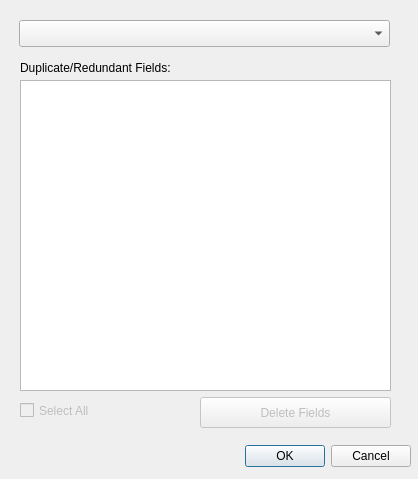
<?xml version="1.0" encoding="UTF-8"?>
<ui version="4.0">
 <class>DeleteDuplicatesDialogBase</class>
 <widget class="QDialog" name="DeleteDuplicatesDialogBase">
  <property name="geometry">
   <rect>
    <x>0</x>
    <y>0</y>
    <width>418</width>
    <height>479</height>
   </rect>
  </property>
  <property name="windowTitle">
   <string>Delete Duplicate Fields</string>
  </property>
  <widget class="QDialogButtonBox" name="button_box">
   <property name="geometry">
    <rect>
     <x>70</x>
     <y>440</y>
     <width>341</width>
     <height>32</height>
    </rect>
   </property>
   <property name="orientation">
    <enum>Qt::Horizontal</enum>
   </property>
   <property name="standardButtons">
    <set>QDialogButtonBox::Cancel|QDialogButtonBox::Ok</set>
   </property>
  </widget>
  <widget class="QPushButton" name="pushButton">
   <property name="enabled">
    <bool>false</bool>
   </property>
   <property name="geometry">
    <rect>
     <x>200</x>
     <y>397</y>
     <width>191</width>
     <height>31</height>
    </rect>
   </property>
   <property name="text">
    <string>Delete Fields</string>
   </property>
  </widget>
  <widget class="QLabel" name="label">
   <property name="geometry">
    <rect>
     <x>20</x>
     <y>60</y>
     <width>161</width>
     <height>16</height>
    </rect>
   </property>
   <property name="text">
    <string>Duplicate/Redundant Fields:</string>
   </property>
  </widget>
  <widget class="QgsMapLayerComboBox" name="mMapLayerComboBox">
   <property name="geometry">
    <rect>
     <x>19</x>
     <y>20</y>
     <width>371</width>
     <height>27</height>
    </rect>
   </property>
   <property name="placeholderText">
    <string>Add a Vector File</string>
   </property>
  </widget>
  <widget class="QListWidget" name="listWidget">
   <property name="geometry">
    <rect>
     <x>20</x>
     <y>80</y>
     <width>371</width>
     <height>311</height>
    </rect>
   </property>
   <property name="selectionMode">
    <enum>QAbstractItemView::MultiSelection</enum>
   </property>
  </widget>
  <widget class="QCheckBox" name="checkBox">
   <property name="enabled">
    <bool>false</bool>
   </property>
   <property name="geometry">
    <rect>
     <x>20</x>
     <y>400</y>
     <width>91</width>
     <height>21</height>
    </rect>
   </property>
   <property name="text">
    <string>Select All</string>
   </property>
  </widget>
 </widget>
 <customwidgets>
  <customwidget>
   <class>QgsMapLayerComboBox</class>
   <extends>QComboBox</extends>
   <header>qgsmaplayercombobox.h</header>
  </customwidget>
 </customwidgets>
 <resources/>
 <connections>
  <connection>
   <sender>button_box</sender>
   <signal>accepted()</signal>
   <receiver>DeleteDuplicatesDialogBase</receiver>
   <slot>accept()</slot>
   <hints>
    <hint type="sourcelabel">
     <x>20</x>
     <y>20</y>
    </hint>
    <hint type="destinationlabel">
     <x>20</x>
     <y>20</y>
    </hint>
   </hints>
  </connection>
  <connection>
   <sender>button_box</sender>
   <signal>rejected()</signal>
   <receiver>DeleteDuplicatesDialogBase</receiver>
   <slot>reject()</slot>
   <hints>
    <hint type="sourcelabel">
     <x>20</x>
     <y>20</y>
    </hint>
    <hint type="destinationlabel">
     <x>20</x>
     <y>20</y>
    </hint>
   </hints>
  </connection>
 </connections>
</ui>
